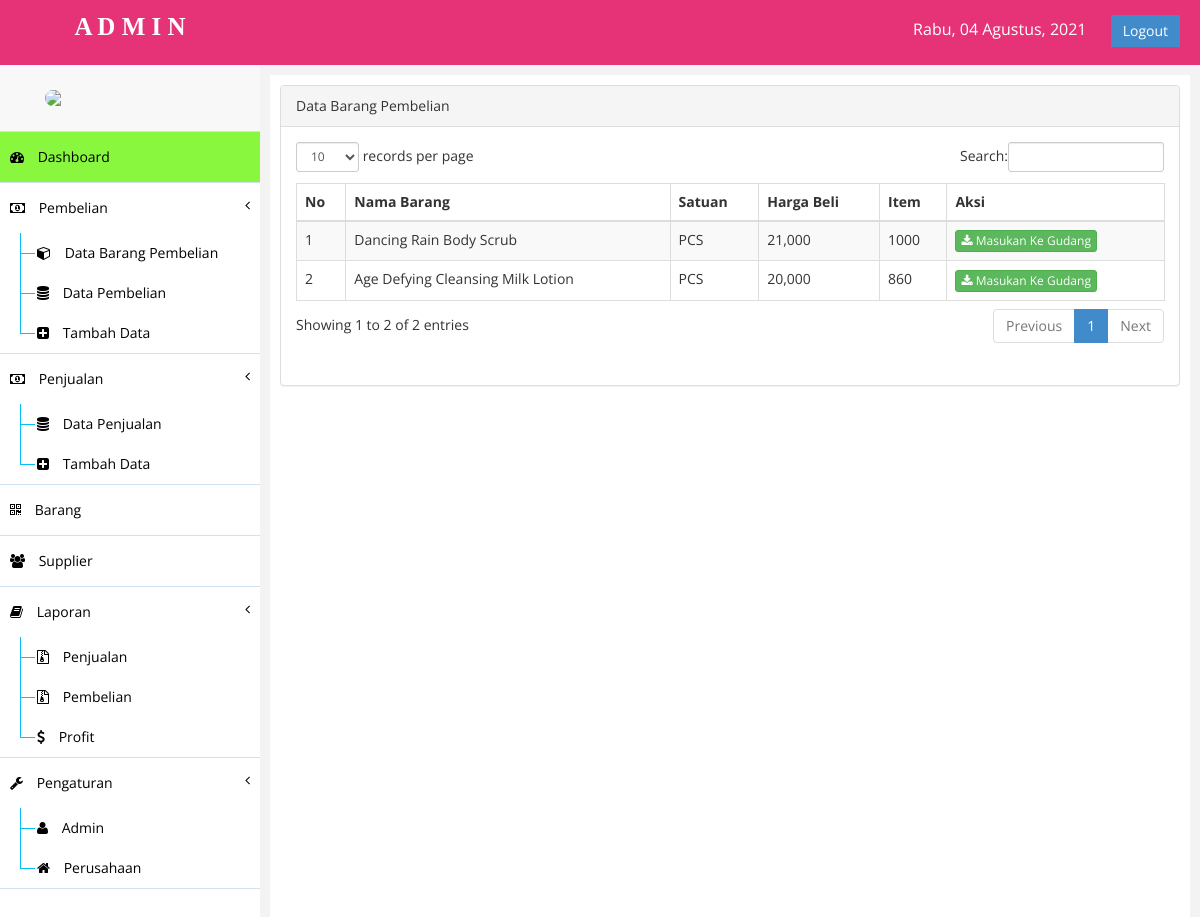
Page /index.php?page=barangpembelian (signed in) on the committed database.
### tables this page shows
CREATE TABLE `barang_pembelian` (
  `kd_barang_beli` int(6) NOT NULL,
  `kd_pembelian` char(8) NOT NULL,
  `nama_barang_beli` varchar(225) NOT NULL,
  `satuan` varchar(30) NOT NULL,
  `harga_beli` double NOT NULL,
  `item` int(4) NOT NULL,
  `total` double NOT NULL,
  `status` enum('1','0') NOT NULL DEFAULT '0'
);

### class/class.php (called while the page is built, shortened)
<?php
	class Pembelian{
		public function tampil_barang_pembelian(){
			$qry = mysql_query("SELECT * FROM barang_pembelian WHERE status = '0'");
			while ($pecah = mysql_fetch_array($qry)) {
				$data[]=$pecah;
			}
			$hitung = mysql_num_rows($qry);
			if ($hitung > 0) {
				return $data;
			}
			else{
				error_reporting(0);
			}
		}
	}
	$pembelian = new Pembelian();
?>

### barangpembelian.php (the view)
<div class="row">
    <div class="col-md-12">
        <div class="panel panel-default">
            <div class="panel-heading">
                Data Barang Pembelian
            </div>
            <div class="panel-body">
                <div class="table">
                    <table class="table table-striped table-bordered table-hover" id="tabelku">
                        <thead>
                            <tr>
                                <th>No</th>
                                <th>Nama Barang</th>
                                <th>Satuan</th>
                                <th>Harga Beli</th>
                                <th>Item</th>
                                <th>Aksi</th>
                            </tr>
                        </thead>
                        <tbody>
                            <?php
                                $pem = $pembelian->tampil_barang_pembelian();
                                foreach ($pem as $index => $data) {
                            ?>
                            <tr class="odd gradeX">
                                <td><?php echo $index + 1; ?></td>
                                <td><?php echo $data['nama_barang_beli']; ?></td>
                                <td><?php echo $data['satuan']; ?></td>
                                <td><?php echo number_format($data['harga_beli']); ?></td>
                                <td><?php echo $data['item']; ?></td>
                                <td>
                                    <a href="index.php?page=simpanbaranggudang&kdbl=<?php echo $data['kd_barang_beli']; ?>" class="btn btn-success btn-xs"><i class="fa fa-download"></i> Masukan Ke Gudang</button>
                                </td>
                            </tr>
                            <?php } ?>
                        </tbody>
                    </table>
                </div>
            </div>
        </div>
    </div>
</div>

### assets/css/ahay.css (style rules this page uses)
body { font-family: "Open Sans", sans-serif; }

### rows in the picture
barang_pembelian: nama_barang_beli "Dancing Rain Body Scrub", satuan "PCS", harga_beli "21,000", item "1000"
barang_pembelian: nama_barang_beli "Age Defying Cleansing Milk Lotion", satuan "PCS", harga_beli "20,000", item "860"
